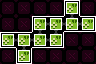

Rendered tile map (Tiled .tmx) drawn with the repository's tilesets; below, a short description and the full map source, tile grids included:
An orthogonal 6x4 tile map with 16x16 px tiles, 3 tile layers (Maze Shape, Room Properties, Minimap).

<map version="1.10" tiledversion="1.11.0" orientation="orthogonal" renderorder="right-down" width="6" height="4" tilewidth="16" tileheight="16" infinite="0" nextlayerid="4" nextobjectid="1">
 <tileset firstgid="1" source="../LayoutTiles.tsx" />
 <layer id="1" name="Maze Shape" width="6" height="4">
  <data encoding="csv">
1,1,1,1,2,1,
1,1,35,33,49,20,
17,33,49,52,1,1,
1,50,1,1,1,1
</data>
 </layer>
 <layer id="2" name="Room Properties" width="6" height="4">
  <data encoding="csv">
5,5,5,5,21,5,
5,5,21,21,21,21,
21,21,21,21,5,5,
5,21,5,5,5,5
</data>
 </layer>
 <layer id="3" name="Minimap" width="6" height="4">
  <data encoding="csv">
0,0,0,0,14,0,
0,0,14,14,14,14,
14,14,14,14,0,0,
0,14,0,0,0,0
</data>
 </layer>
</map>
